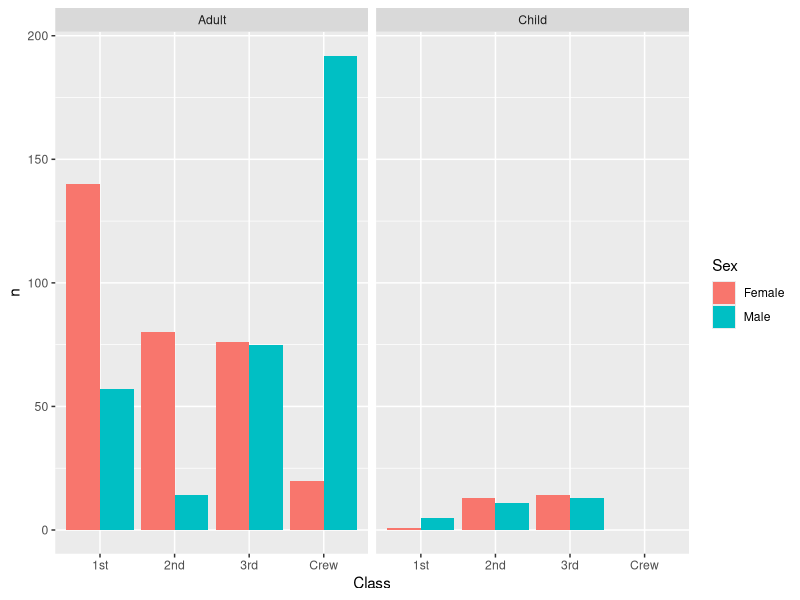
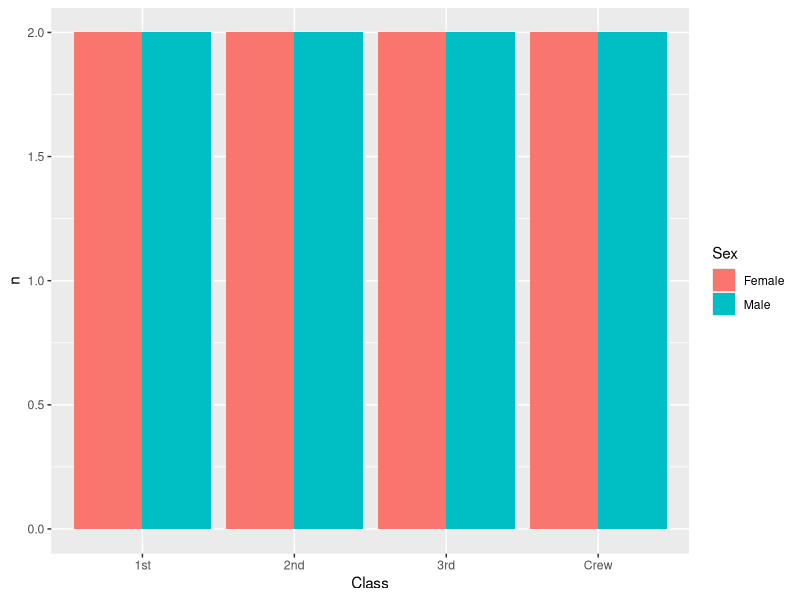
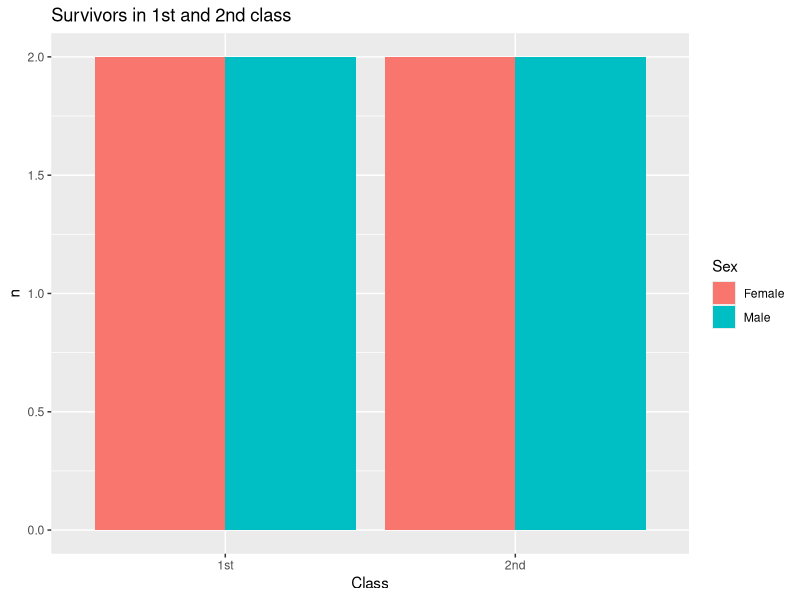
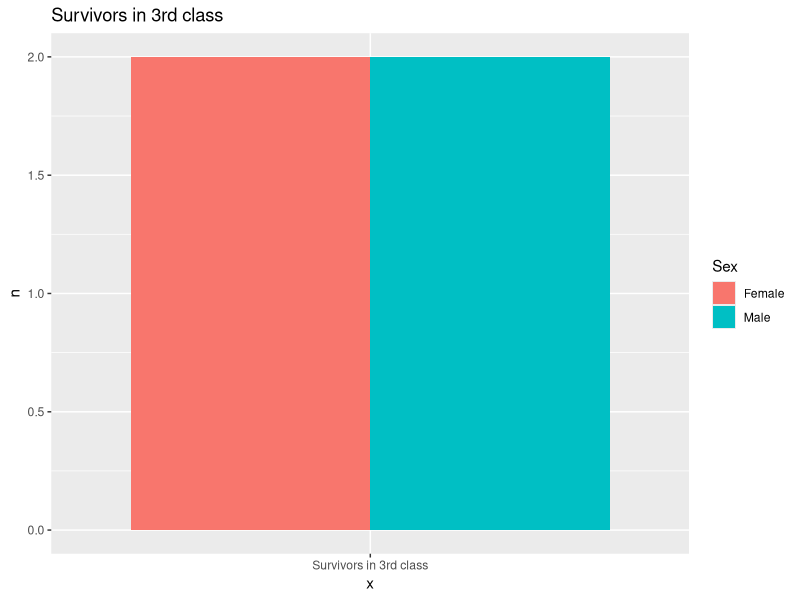
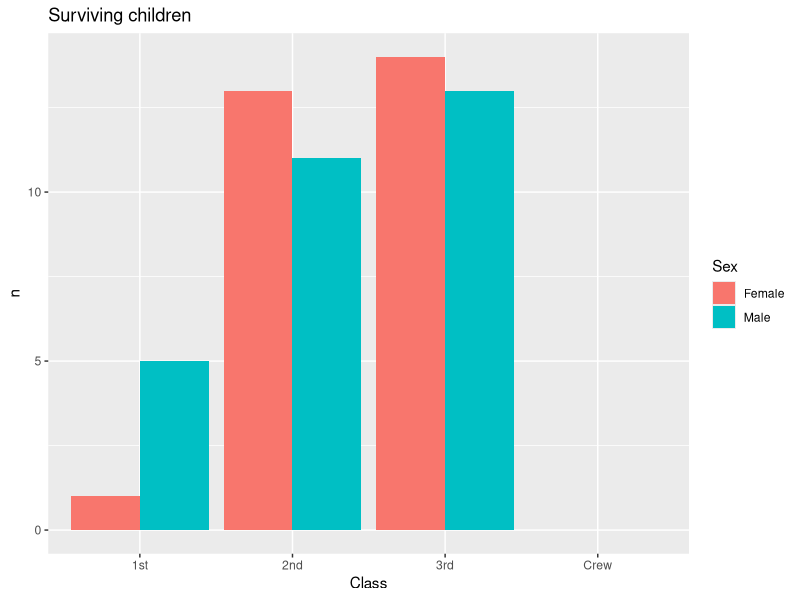
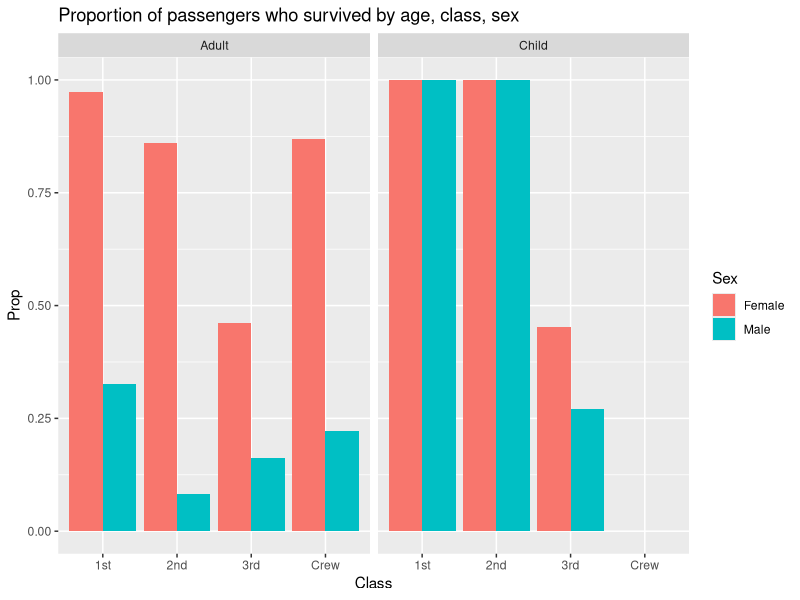
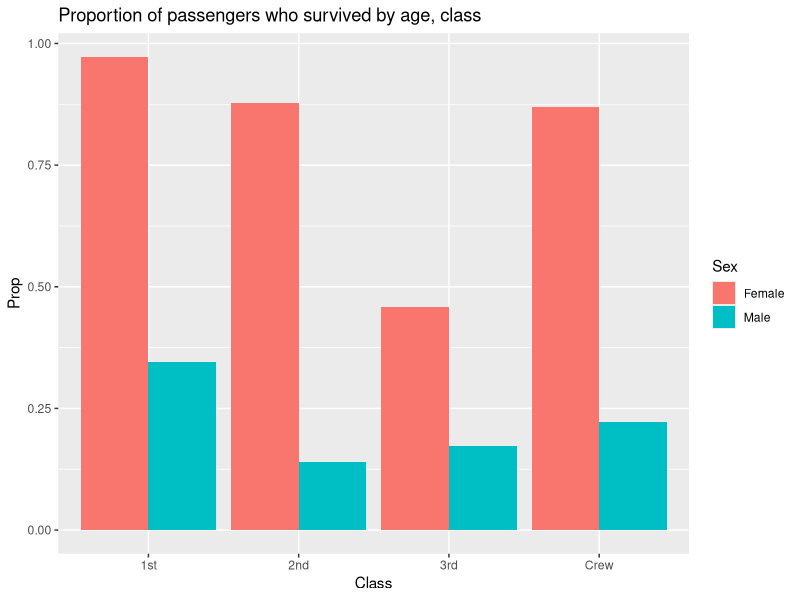
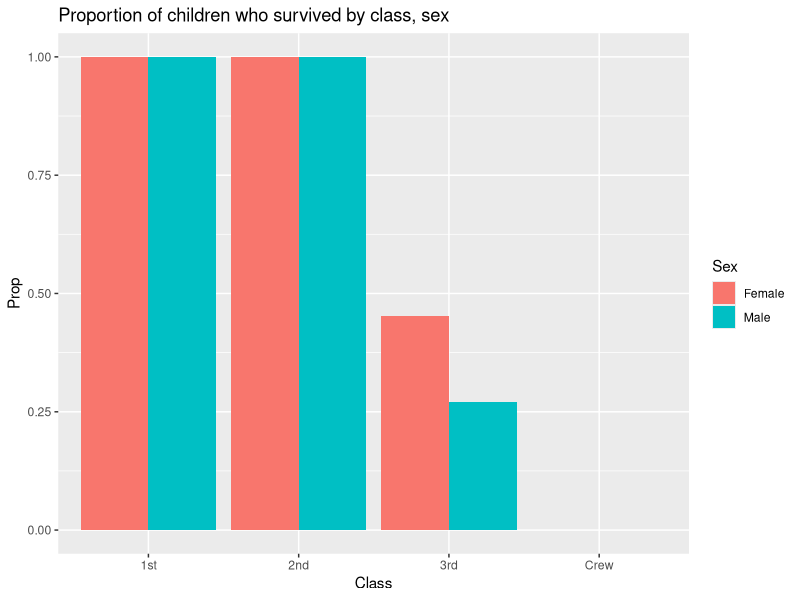

The R script that drew these images, in order:
## ---- chunk 1
library(tidyverse)

df_titanic <- as_tibble(Titanic)
## ---- chunk 2
## TASK: Perform a `glimpse` of df_titanic
glimpse(df_titanic)
## ---- chunk 3
## NOTE: No need to edit! We'll cover how to
## do this calculation in a later exercise.
df_titanic %>% summarize(total = sum(n))
## ---- chunk 4
df_titanic %>% group_by(Class) %>% summarize(total_dataset = sum(n))
## ---- chunk 5
df_titanic %>% group_by(IsCrewMember = (Class == "Crew"), Sex) %>% summarize(total_dataset = sum(n))
## ---- chunk 6
df_titanic %>% group_by(Age) %>% summarize(total = sum(n))
## ---- chunk 7
## TASK: Visualize counts against `Class` and `Sex`
df_titanic %>%
  filter(Survived == "Yes") %>%
  ggplot() +
  geom_col(mapping = aes(x = Class, y = n, fill = Sex), position = "dodge") +
  facet_wrap( ~ Age)

df_titanic %>%
  filter(Survived == "Yes") %>%
  count(Sex, Class) %>%
  ggplot() +
  geom_col(mapping = aes(x = Class, y = n, fill = Sex), position = "dodge")

## ---- chunk 8
df_titanic %>%
  filter(Survived == "Yes", Class %in% c("1st", "2nd")) %>%
  count(Sex, Class) %>%
  ggplot() +
  ggtitle("Survivors in 1st and 2nd class") +
  geom_col(mapping = aes(x = Class, y = n, fill = Sex), position = "dodge")
## ---- chunk 9
df_titanic %>%
  filter(Survived == "Yes", Class == "3rd") %>%
  count(Sex) %>%
  ggplot() +
  ggtitle("Survivors in 3rd class") +
  geom_col(mapping = aes(x = "Survivors in 3rd class", y = n, fill = Sex), position = "dodge")
## ---- chunk 10
df_titanic %>%
  filter(Survived == "Yes", Age == "Child") %>%
  ggplot() +
  ggtitle("Surviving children") +
  geom_col(mapping = aes(x = Class, y = n, fill = Sex), position = "dodge")
## ---- chunk 11
## NOTE: No need to edit! We'll cover how to
## do this calculation in a later exercise.
df_prop <-
  df_titanic %>%
  group_by(Class, Sex, Age) %>%
  mutate(
    Total = sum(n),
    Prop = n / Total
  ) %>%
  ungroup()
df_prop

df_prop_ageless <-
  df_titanic %>%
  group_by(Class, Sex, Survived) %>%
  summarize(n = sum(n)) %>%
  # now it's grouped by Class, Sex
  mutate(
    Total = sum(n),
    Prop = n / Total
  ) %>%
  ungroup()

  

## ---- chunk 12
df_prop %>%
  filter(Survived == "Yes") %>%
  ggplot() +
  ggtitle("Proportion of passengers who survived by age, class, sex") +
  geom_col(mapping = aes(x = Class, y = Prop, fill = Sex), position = "dodge") +
  facet_wrap( ~ Age)

df_prop_ageless %>%
  filter(Survived == "Yes") %>%
  ggplot() +
  ggtitle("Proportion of passengers who survived by age, class") +
  geom_col(mapping = aes(x = Class, y = Prop, fill = Sex), position = "dodge")
## ---- chunk 13
df_prop %>%
  filter(Survived == "Yes", Age == "Child") %>%
  ggplot() +
  ggtitle("Proportion of children who survived by class, sex") +
  geom_col(mapping = aes(x = Class, y = Prop, fill = Sex), position = "dodge")
## ---- chunk 14
df_prop %>%
  filter(Survived == "Yes", Age == "Adult") %>%
  ggplot() +
  ggtitle("Proportion of adults who survived by class, sex") +
  geom_col(mapping = aes(x = Class, y = Prop, fill = Sex), position = "dodge")
## ---- chunk 15
df_prop %>%
  filter(Survived == "Yes") %>%
  ggplot() +
  ggtitle("Proportion of passengers who survived by age, class, sex") +
  geom_col(mapping = aes(x = Class, y = Prop, fill = Sex), position = "dodge") +
  facet_wrap( ~ Age)

